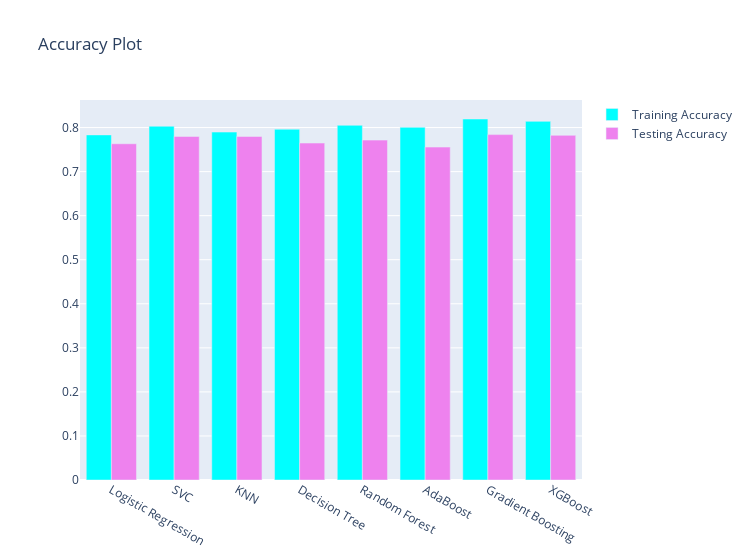

Notebook source saved alongside this figure:
### Markdown cell above
### Plotting Accuracy Graph using plotly

### Code cell
x = ['Logistic Regression','SVC', 'KNN', 'Decision Tree','Random Forest','AdaBoost','Gradient Boosting','XGBoost']
y1 = [lr_train_acc, svc_train_acc, knn_train_acc, dt_train_acc, rf_train_acc, adb_train_acc, gdb_train_acc, xgb_train_acc]
y2 = [lr_test_acc, svc_test_acc, knn_test_acc, dt_test_acc, rf_test_acc, adb_test_acc, gdb_test_acc, xgb_test_acc]

trace1 = go.Bar(x = x, y = y1, name = 'Training Accuracy', marker = dict(color = 'cyan'))
trace2 = go.Bar(x = x, y = y2, name = 'Testing Accuracy', marker = dict(color = 'violet'))
data = [trace1,trace2]
layout = go.Layout(title = 'Accuracy Plot', width = 750)
fig = go.Figure(data = data, layout = layout)
py.iplot(fig)

### Figure 1 — Plotly figure (JSON) as saved in the notebook; plotly's stock layout.template omitted (floating-point values rounded to 4 significant figures)
{"data": [{"marker": {"color": "cyan"}, "name": "Training Accuracy", "type": "bar", "x": ["Logistic Regression", "SVC", "KNN", "Decision Tree", "Random Forest", "AdaBoost", "Gradient Boosting", "XGBoost"], "y": [0.7833, 0.8029, 0.7897, 0.7961, 0.8051, 0.8004, 0.8194, 0.814]}, {"marker": {"color": "violet"}, "name": "Testing Accuracy", "type": "bar", "x": ["Logistic Regression", "SVC", "KNN", "Decision Tree", "Random Forest", "AdaBoost", "Gradient Boosting", "XGBoost"], "y": [0.7631, 0.7798, 0.7798, 0.7648, 0.7715, 0.7556, 0.784, 0.7823]}], "layout": {"title": {"text": "Accuracy Plot"}, "width": 750}}
